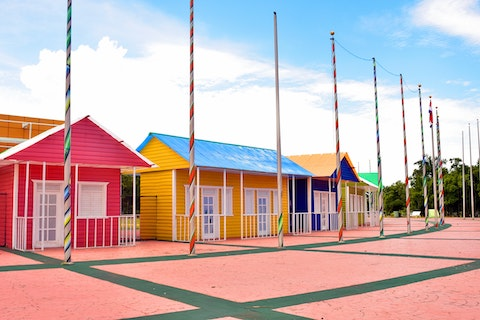
#> input picture images_doc/proc1-q3-color.jpeg, 480 x 320 px
$ jupyter execute proc_2.ipynb   (shell and % lines are left out)   (older library calls are emulated)
#> lines starting #> are read from the running program, lines starting #| are printed output that depends on the picture; after the words box and inside, x2 and y2 are one past the last pixel; in counts of white or black regions, pixels touching at a corner belong together
# GRO620 - Activité procédurale 2

Dans cette activité procédurale, nous allons poser les bases dufiltrage numérique d'images. Vous reconnaîtrez des éléments du filtrage numérique que vous avez vu en S4.

Pour chaque question impliqant de la programmation, commencez par discuter de la procédure à suivre pour résoudre le problème. Nous validerons l'approche en classe avant de se lancer dans l'implémentation.

[cell 1]
# Préambule

import numpy as np
import cv2

import matplotlib.pyplot as plt

## Si vous utilisez Google Colab, vous devez d'abord monter votre Google Drive
## où se trouve vos données.
## Commentez les trois lignes suivantes en ajustant le chemin vers votre propre
## dossier :

from google.colab import drive
#drive.mount('/content/gdrive')
%cd /content/gdrive/MyDrive/S6APP7/GRO620-E22

## Pour retrouver le chemin depuis Jupyter, vous pouvez utiliser ceci :
# !ls /content/gdrive/MyDrive

## Encodage de l'image

Pour les questions suivantes, vous aurez probablement besoin de lire la documentation de cv2.imread et matplotlib.pyplot.imshow :

[imread](https://pythonexamples.org/python-opencv-read-image-cv2-imread/)

[imshow](https://matplotlib.org/3.2.1/api/_as_gen/matplotlib.pyplot.imshow.html)

Le code suivant charge une image et l'affiche en ligne :

[cell 2]
img_color = cv2.imread("images_doc/proc1-q3-color.jpeg")
#> img_color is the input picture: shape (320, 480, 3); mean B, G, R 177.5, 177.5, 198.6
plt.imshow(img_color)

(source de l'image: [PixaBay, Pexels](https://www.pexels.com/photo/apartment-architecture-block-blue-534124/))

### Q1.1

**a)** Ouvrez directement l'image dans un autre logiciel (le fichier se trouve dans images_doc/proc1-q3-color.jpeg) et comparez le résultat. Que remarquez vous ?

(réponse ici)

Couleurs inversées

**b)** Affichez seulement le premier canal de couleurs de l'image. Pensez à analyser la composition de la matrice image que OpenCV vous retourne. Expliquez ensuite ce que vous voyez.

[cell 3]
plt.imshow(img_color)              # Image originale
plt.figure()                       # Permet d'afficher plus d'une image dans la même cellule
plt.imshow(img_color[:, :, 0], cmap="gray") # Le paramètre cmap n'a pas d'effet sur une image à plus d'un canal.

**c)** Transformez maintenant l'image pour que les couleurs correspondent à ce que vous voyez en dehors de Jupyter.

[cell 4]
img_correcte = img_color.copy() # Permet de forcer une copie de l'image.
                                # img_correcte = img_color aurait modifié l'originale.
img_correcte[:, :, 2] = img_color[:, :, 0]
img_correcte[:, :, 0] = img_color[:, :, 2]
plt.imshow(img_correcte)

### Q1.2

Soit cette couleur dans l'espace Y'CbCr (on suppose chaque valeur comme étant encodée sur 8 bits) :

$c = [100, 150, 150]$

Trouvez sa valeur équivalente dans l'espace RGB.

[cell 5]
c = np.array([100,150,150])
A = np.array([[0.299, 0.587, 0.114],
                   [-0.168736, -0.331264, 0.5],
                   [0.5, -0.418688, -0.081312]])
B = np.array([0, 128, 128]).T
c_rgb = np.linalg.inv(A)@(c - B)
print(c_rgb)

## Filtrage point à point

### Q2.1

Soit cette image (chargée par OpenCV et affichée par matplotlib):

[cell 6]
img_q31_org = cv2.imread("images_doc/proc2-q1-dock.jpeg")
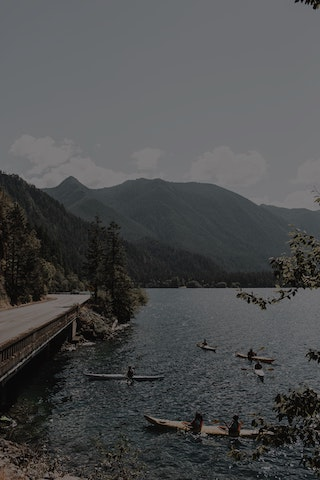
#> input picture images_doc/proc2-q1-dock.jpeg, 320 x 480 px
#> img_q31_org is the input picture: shape (480, 320, 3); mean B, G, R 77.3, 76.6, 75.5
img_q31_rgb = cv2.cvtColor(img_q31_org, cv2.COLOR_BGR2RGB) # Équivalent de la question Q1.1.c de l'activité procédurale 2.
plt.imshow(img_q31_rgb)

(Source de l'image originale : [Vlada Karpovich, Pexels](https://www.pexels.com/photo/snow-wood-landscape-mountains-4450090/))

Cette fonction affiche l'histogramme des trois composantes de l'image :

[cell 7]
def plot_hist(image, channels):
#> called with channels = ('r', 'g', 'b')
  for i, col in enumerate(channels):
      hist = cv2.calcHist([image], [i], None, [256], [0,256])
      plt.plot(hist,color = col)
      plt.xlim([0,256])

channels = ('r','g','b')
plot_hist(img_q31_rgb, channels)
#> figure, not shown here; curve peaks at x = 108, y = 10923; curve peaks at x = 109, y = 10941; curve peaks at x = 113, y = 14659

Ajustez la plage dynamique en luminosité de l'image pour qu'elle couvre l'ensemble des valeurs possibles.

[cell 8]
# NOTE: On convertit d'abord en float32 dans la plage [0,1] pour
# simplifier la manipulation des images avec des facteurs non-entiers.
# Matplotlib détecte ceci et affichera l'image correctement.
img_q31_f = np.float32(img_q31_rgb) / 255.0

img_q31_out = (1/np.nanmax(img_q31_f))*img_q31_f

plt.imshow(img_q31_out)

[cell 9]
img_q31_plot = np.floor(img_q31_out*255)
channels = ('r','g','b')
plot_hist(img_q31_plot, channels)
#> figure, not shown here; curve peaks at x = 193, y = 10923; curve peaks at x = 195, y = 10941; curve peaks at x = 202, y = 14659

## Q2.2

Soit maintenant cette image :

[cell 10]
img_q32_org = cv2.imread("images_doc/proc2-q1-object.jpeg")
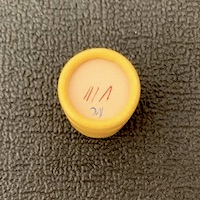
#> input picture images_doc/proc2-q1-object.jpeg, 200 x 200 px
#> img_q32_org is the input picture: shape (200, 200, 3); mean B, G, R 76.5, 105.5, 123.4
img_q32_rgb = cv2.cvtColor(img_q32_org, cv2.COLOR_BGR2RGB) # Équivalent de la question Q1.1.c de l'activité procédurale 2.
plt.imshow(img_q32_rgb)

Tentez de mettre en place un algorithme basé sur la luminosité permettant d'éliminer l'arrière-plan de cette image pour qu'il ne reste que l'objet en jaune sur un fond le plus noir possible.

[cell 11]
img_q32_filt = img_q32_rgb.copy()
W = img_q32_filt.shape[1] # NOTE: L'ordre des dimensions est Y puis X ("row-major")
#> W = 200
H = img_q32_filt.shape[0]
#> H = 200

"""
for i in range(W):
  for j in range(H):
    if img_q32_filt[j, i, 0] < 205:
      img_q32_filt[j, i, :] = [0, 0, 0]
"""

img_gray = cv2.cvtColor(img_q32_filt, cv2.COLOR_RGB2GRAY)
plot_hist(img_gray, ('g'))
#> figure, not shown here; curve peaks at x = 81, y = 479

[cell 12]
plt.imshow(img_gray, cmap="gray")

[cell 13]
_, img_filtered = cv2.threshold(img_gray, 175, 255, cv2.THRESH_BINARY)
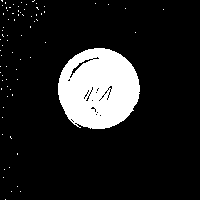
#> img_filtered: shape (200, 200); 13% white; 75 white regions (74 under 20 px), largest, box (x1, y1, x2, y2) and area: (58, 48, 140, 129) 5081
plt.imshow(img_filtered, cmap="gray")

## Filtrage linéaire

### Q3.1

Soit l'image suivante ainsi que sa transformée de Fourier :

[cell 14]
img_q4_org  = cv2.imread("images_doc/proc2-q2-texture.jpeg")
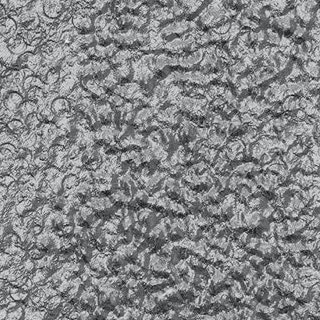
#> input picture images_doc/proc2-q2-texture.jpeg, 320 x 320 px
#> img_q4_org is the input picture: shape (320, 320, 3); mean B, G, R 136.2, 134.2, 133.2
img_q4_mono = np.float32(cv2.cvtColor(img_q4_org, cv2.COLOR_BGR2GRAY)) / 255.0

def get_fft_mag(img):
    img_fft = np.fft.fft2(img)
    img_fft = np.fft.fftshift(img_fft)
    img_fft = 20*np.log(np.abs(img_fft))
    return img_fft

img_q4_fft = get_fft_mag(img_q4_mono)

plt.subplot(121),plt.imshow(img_q4_mono, cmap="gray")
plt.subplot(122),plt.imshow(img_q4_fft)

(Source de l'image originale : [Hoang Le, Pexels](https://www.pexels.com/photo/black-and-white-black-and-white-pattern-rough-978462/)).

**a)** Filtrez cette image à l'aide d'une convolution de façon à ce que la valeur de chaque pixel soit la valeur moyenne de ses voisins dans un carré de 15x15.

[cell 15]
filter_kernel = np.ones((15,15))/(15*15)
img_filtered = cv2.filter2D(src=img_q4_mono, ddepth=-1, kernel=filter_kernel)
#> img_filtered: shape (320, 320) float32

plt.subplot(121),plt.imshow(img_filtered, cmap="gray")
plt.subplot(122),plt.imshow(get_fft_mag(img_filtered))

**b)** Comparez le résultat avec celui de la fonction cv2.GaussianBlur() avec un noyau de convolution de la même taille.

[cell 16]
img_q4_blur = cv2.GaussianBlur(src=img_q4_mono, ksize=(15, 15), sigmaX=0)
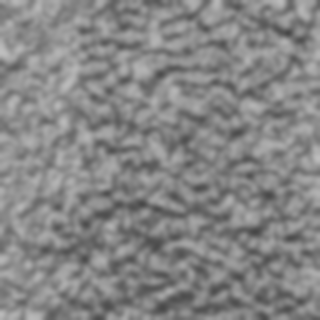
#> img_q4_blur: shape (320, 320) float32; min 0.279, max 0.747, mean 0.526

plt.subplot(121),plt.imshow(img_q4_blur, cmap="gray")
plt.subplot(122),plt.imshow(get_fft_mag(img_q4_blur))
#> in get_fft_mag (call 3), `img_fft = 20*np.log(np.abs(img_fft))`:
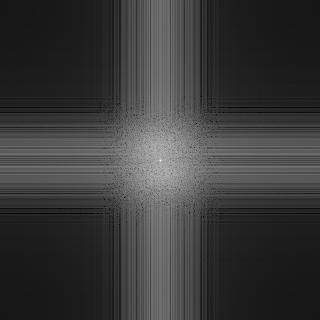
#> img_fft: shape (320, 320) float64; min -102.3, max 217.9, mean -28.9; drawn with min black and max white

**c)** Comment expliquez-vous la différence ?

*(réponse ici)*

Effet de repliement (Aliasing)

### Q3.2

Utilisez un filtre linéaire pour extraire les contours de l'image fournie en Q3.2.

[cell 17]
k_sobel_y = np.array([[1, 2, 1],
                      [0, 0, 0],
                      [-1, -2, -1]])
k_sobel_x = k_sobel_y.T

img_q32_grad_x = cv2.filter2D(img_q32_rgb, -1, k_sobel_x)
img_q32_grad_y = cv2.filter2D(img_q32_rgb, -1, k_sobel_y)

plt.subplot(2, 2, 1), plt.imshow(img_q32_grad_x)
plt.subplot(2, 2, 2), plt.imshow(img_q32_grad_y)

img_q32_grad = np.sqrt(img_q32_grad_x**2 + img_q32_grad_y**2).astype(float)
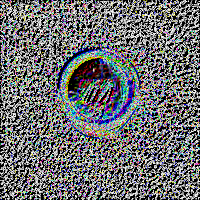
#> img_q32_grad: shape (200, 200, 3) float64; mean R, G, B 6.77, 6.84, 6.95; drawn with min black and max white
plt.subplot(2, 2, 3), plt.imshow(img_q32_grad)

#img_q32_contour = cv2.Sobel(img_q32_rgb, ddepth=-1, ksize=3, dx=1, dy=1)
#plt.imshow(img_q32_contour)
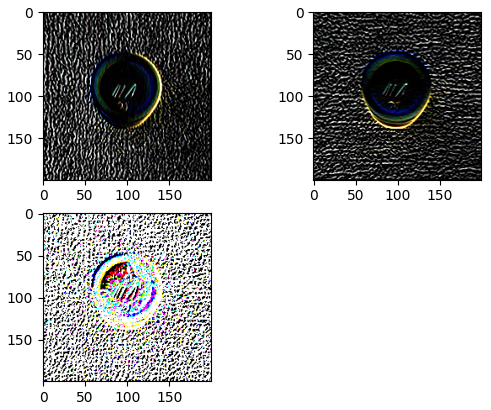
#> figure drawn by matplotlib, 3 panels

## Filtrage morphologique et chaîne de traitement

### Q4.1

À partir de l'image de la question Q1.2, combinez les filtres vus plus tôt pour ne conserver que le contour de l'objet de la figure (donc sans bruit de fond).

[cell 18]
img_q41_contour = img_q32_rgb.copy()

img_q41_gray = cv2.cvtColor(img_q32_rgb, cv2.COLOR_RGB2GRAY)

img_q41_blur = cv2.GaussianBlur(src=img_q41_gray, ksize=(15, 15), sigmaX=0)
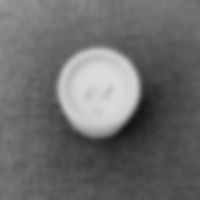
#> img_q41_blur: shape (200, 200); min 19, max 219, mean 107.5

_, img_filtered_gray = cv2.threshold(img_q41_blur, 175, 255, cv2.THRESH_BINARY)
#> img_filtered_gray: shape (200, 200); 12.3% white; 1 white region, box (x1, y1, x2, y2) and area: (59, 49, 138, 129) 4916

k_sobel_y = np.array([[1, 2, 1],
                      [0, 0, 0],
                      [-1, -2, -1]])
k_sobel_x = k_sobel_y.T

img_q41_grad_x = np.absolute(cv2.filter2D(img_filtered_gray, cv2.CV_64F, k_sobel_x))
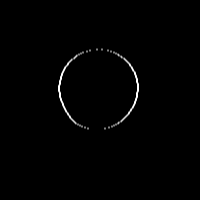
#> img_q41_grad_x: shape (200, 200) float64; min 0, max 1020, mean 8.2; drawn with min black and max white
img_q41_grad_y = np.absolute(cv2.filter2D(img_filtered_gray, cv2.CV_64F, k_sobel_y))

img_q41_grad = np.sqrt(img_q41_grad_x**2 + img_q41_grad_y**2).astype(float)

plt.subplot(2, 2, 1), plt.imshow(img_filtered_gray)
plt.subplot(2, 2, 2), plt.imshow(img_q41_grad_x)
plt.subplot(2, 2, 3), plt.imshow(img_q41_grad_y)
plt.subplot(2, 2, 4), plt.imshow(img_q41_grad)
